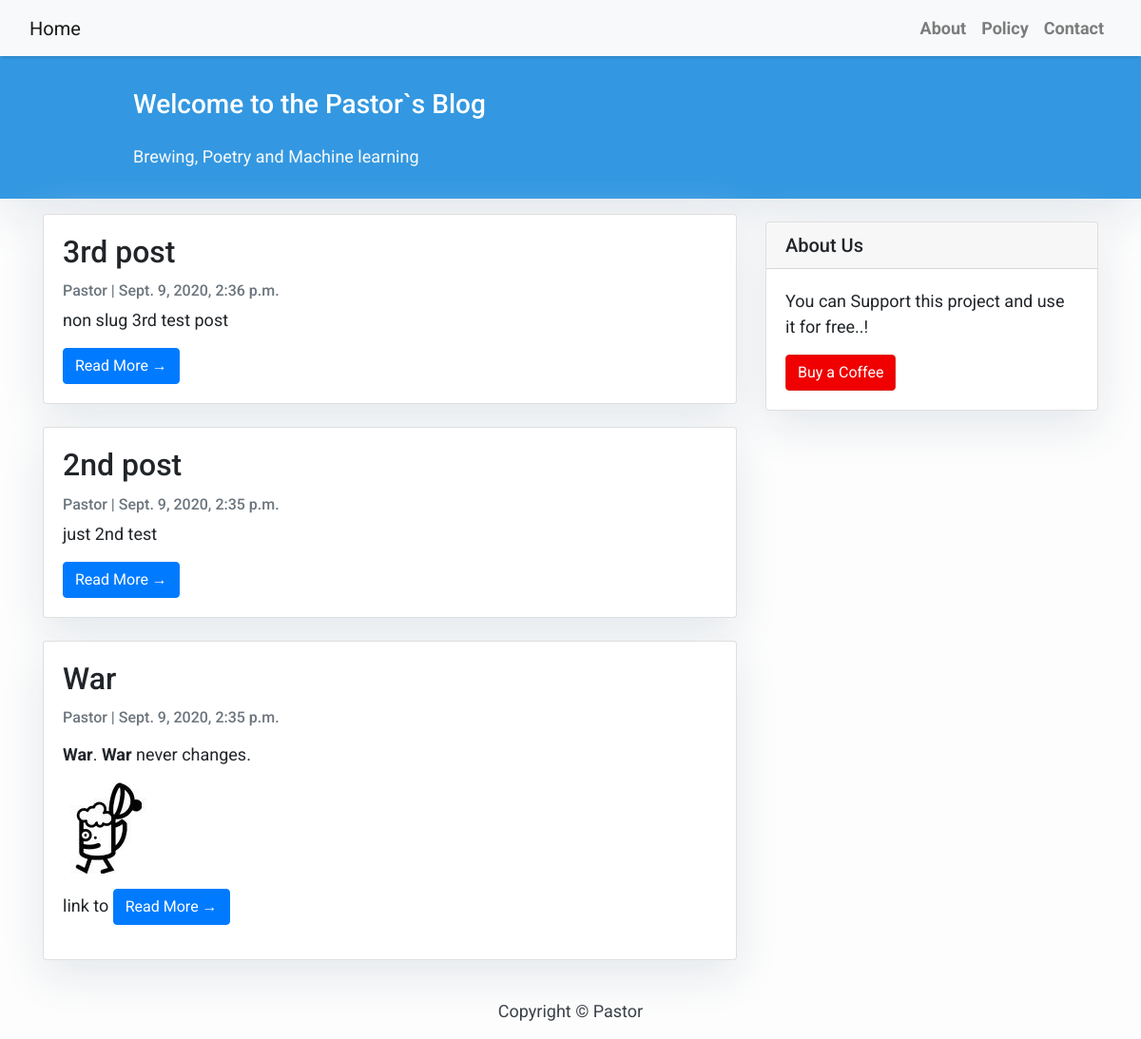
The app's page /, older data.
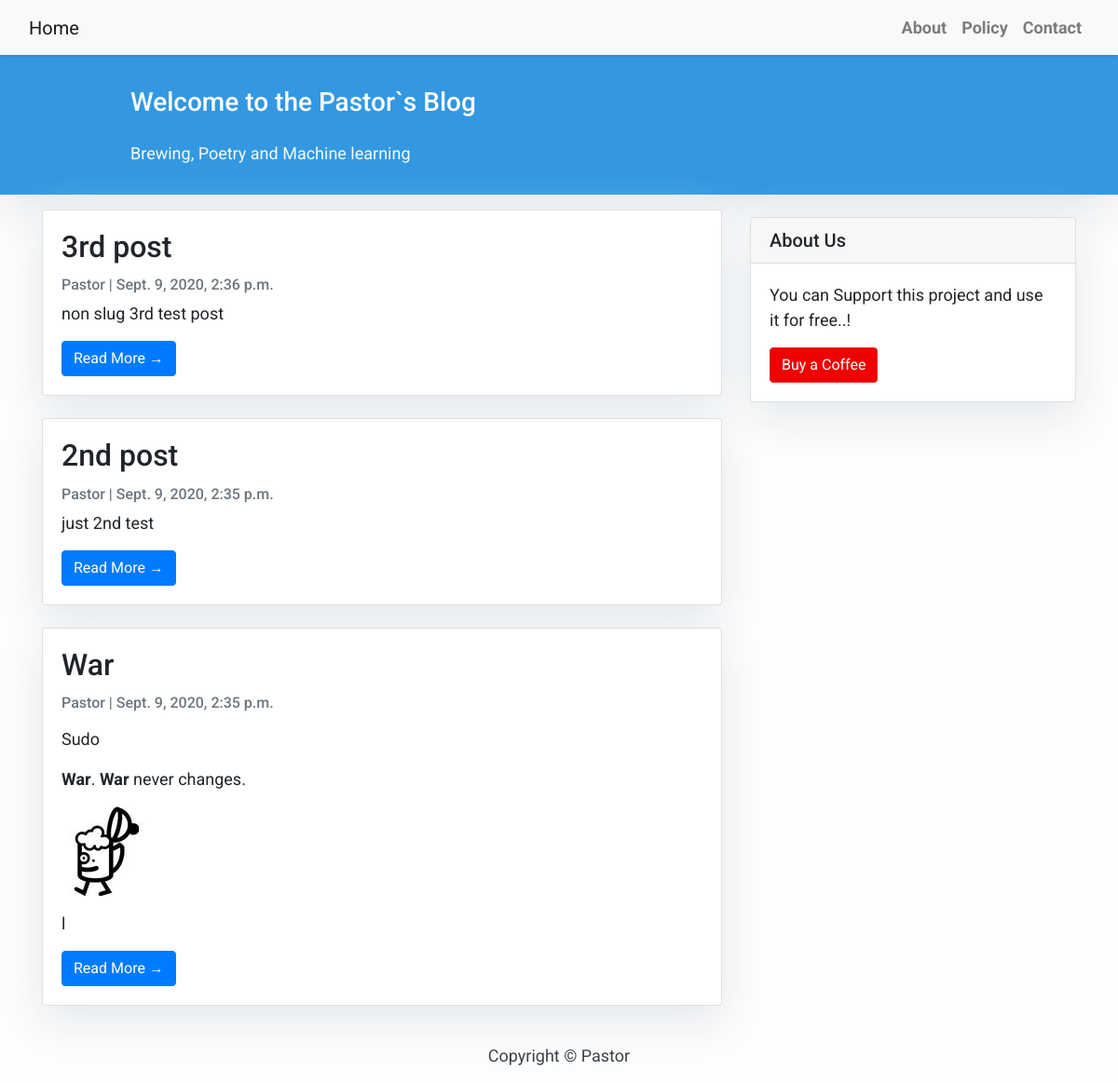
The same page, newer data.
### blog/models.py (models this page shows, shortened)
class Post(models.Model):
    title = models.CharField(max_length=200, unique=True)
    slug = models.SlugField(max_length=200, unique=True)
    author = models.ForeignKey(User, on_delete= models.CASCADE,related_name='blog_posts')
    updated_on = models.DateTimeField(auto_now= True)
    content = models.TextField()
    created_on = models.DateTimeField(auto_now_add=True)
    status = models.IntegerField(choices=STATUS, default=0)
    class Meta:
        ordering = ['-created_on']

### blog/views.py (the view)
# urls.py: path('', views.PostList.as_view(), name='home'),
class PostList(generic.ListView):
    queryset = Post.objects.filter(status=1).order_by('-created_on')
    template_name = 'index.html'

### blog/templates/index.html (shortened to what this page needs)
{% extends "base.html" %}
{% block content %}
<header class="masthead">
    <div class="container">
        <div class="row">
            <div class=" col-md-8 col-md-10 mx-auto">
                <div class="site-heading">
                    <h3 class=" site-heading my-4 mt-3 text-white"> Welcome to the Pastor`s Blog </h3>
                    <p class="text-light">Brewing, Poetry and Machine learning &nbsp
                    </p>
                </div>
            </div>
        </div>
    </div>
</header>
<div class="container">
    <div class="row">
        <div class="col-md-8 mt-3 left">
            {% for post in post_list %}
            <div class="card mb-4">
                <div class="card-body">
                    <h2 class="card-title">{{ post.title }}</h2>
                    <p class="card-text text-muted h6">{{ post.author }} | {{ post.created_on}} </p>
                    <p class="card-text">{{post.content|slice:":200" | safe }}</p>
                    <a href="{% url 'post_detail' post.slug  %}" class="btn btn-primary">Read More &rarr;</a>
                </div>
            </div>
            {% endfor %}
        </div>
        {% block sidebar %} {% include 'sidebar.html' %} {% endblock sidebar %}
    </div>
</div>
{%endblock%}

Row changes from the older to the newer data that the page shows:
changed Post "War": content "War . War never changes. link to" → "Sudo War . War never changes. l"
